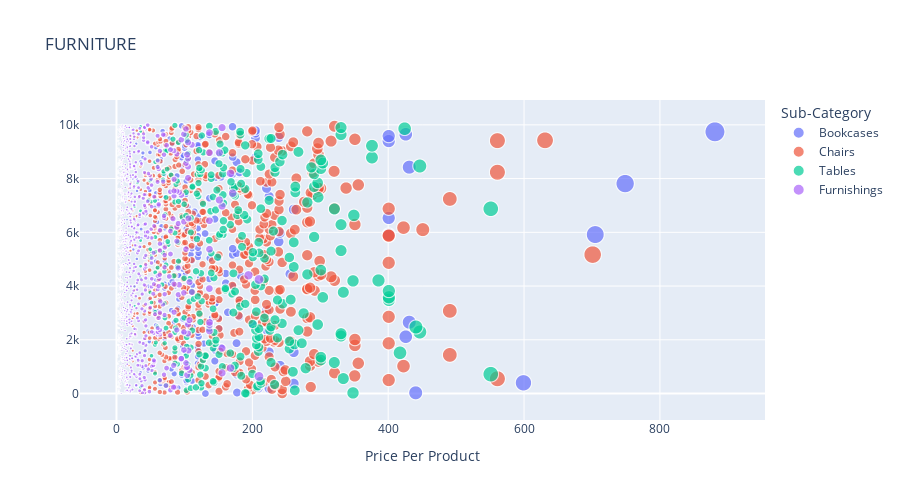
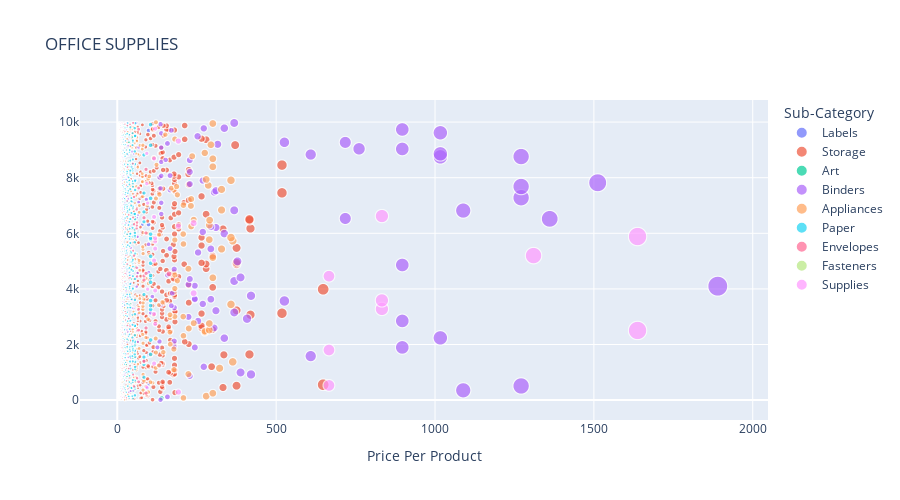
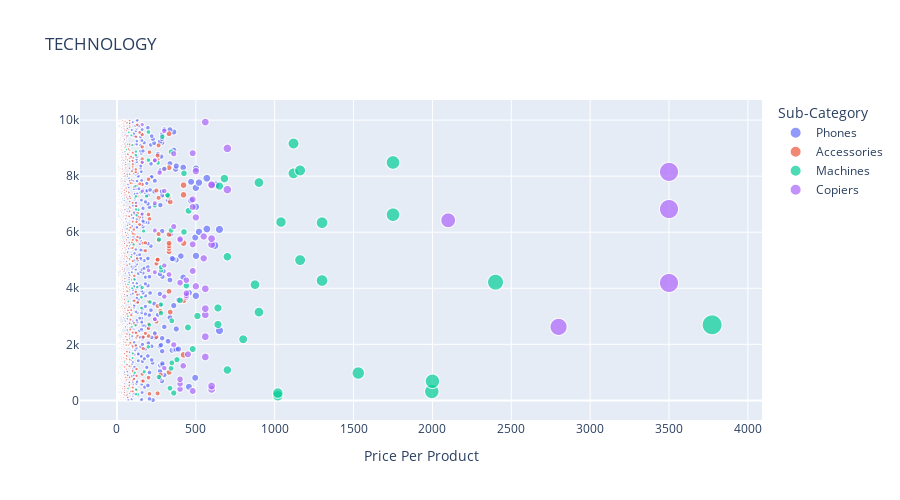

The cell these charts' notebook holds for them, in order:
### Markdown cell above
Now, let's observe the prices of products across each product category and try to see how the prices are spread across each product category.

### Code cell
df['price_per_product'] = df.Sales / df.Quantity
df['profit_per_product'] = df.Profit / df.Quantity 

data = df.groupby(['Category'])

for cat, df in data:
    sizes = np.absolute(df.price_per_product)
    fig = px.scatter(df, x = 'price_per_product', title = cat.upper(), 
                    color = 'Sub-Category',
                    size = sizes, hover_data=['Sub-Category'])
    fig.update_layout(
        height = 500,
        xaxis = dict(title='Price Per Product'),
        yaxis = dict(title=''),
    )
    fig.show()

### Figure 1 — Plotly figure (JSON) as saved in the notebook; plotly's stock layout.template omitted (floating-point values rounded to 4 significant figures; data arrays with more than 128 entries replaced by an {"elided": "..."} marker saying what was removed)
{"data": [{"customdata": {"elided": "228x1 str values"}, "hovertemplate": "Sub-Category=%{customdata[0]}<br>price_per_product=%{x}<br>index=%{y}<br>size=%{marker.size}<extra></extra>", "legendgroup": "Bookcases", "marker": {"color": "#636efa", "size": {"elided": "228 float values"}, "sizemode": "area", "sizeref": 2.202, "symbol": "circle"}, "mode": "markers", "name": "Bookcases", "showlegend": true, "type": "scattergl", "x": {"elided": "228 float values"}, "xaxis": "x", "y": {"elided": "228 int values"}, "yaxis": "y"}, {"customdata": {"elided": "617x1 str values"}, "hovertemplate": "Sub-Category=%{customdata[0]}<br>price_per_product=%{x}<br>index=%{y}<br>size=%{marker.size}<extra></extra>", "legendgroup": "Chairs", "marker": {"color": "#EF553B", "size": {"elided": "617 float values"}, "sizemode": "area", "sizeref": 2.202, "symbol": "circle"}, "mode": "markers", "name": "Chairs", "showlegend": true, "type": "scattergl", "x": {"elided": "617 float values"}, "xaxis": "x", "y": {"elided": "617 int values"}, "yaxis": "y"}, {"customdata": {"elided": "319x1 str values"}, "hovertemplate": "Sub-Category=%{customdata[0]}<br>price_per_product=%{x}<br>index=%{y}<br>size=%{marker.size}<extra></extra>", "legendgroup": "Tables", "marker": {"color": "#00cc96", "size": {"elided": "319 float values"}, "sizemode": "area", "sizeref": 2.202, "symbol": "circle"}, "mode": "markers", "name": "Tables", "showlegend": true, "type": "scattergl", "x": {"elided": "319 float values"}, "xaxis": "x", "y": {"elided": "319 int values"}, "yaxis": "y"}, {"customdata": {"elided": "957x1 str values"}, "hovertemplate": "Sub-Category=%{customdata[0]}<br>price_per_product=%{x}<br>index=%{y}<br>size=%{marker.size}<extra></extra>", "legendgroup": "Furnishings", "marker": {"color": "#ab63fa", "size": {"elided": "957 float values"}, "sizemode": "area", "sizeref": 2.202, "symbol": "circle"}, "mode": "markers", "name": "Furnishings", "showlegend": true, "type": "scattergl", "x": {"elided": "957 float values"}, "xaxis": "x", "y": {"elided": "957 int values"}, "yaxis": "y"}], "layout": {"height": 500, "legend": {"itemsizing": "constant", "title": {"text": "Sub-Category"}, "tracegroupgap": 0}, "title": {"text": "FURNITURE"}, "xaxis": {"anchor": "y", "domain": [0, 1], "title": {"text": "Price Per Product"}}, "yaxis": {"anchor": "x", "domain": [0, 1], "title": {"text": ""}}}}

### Figure 2 — Plotly figure (JSON) as saved in the notebook; plotly's stock layout.template omitted (floating-point values rounded to 4 significant figures; data arrays with more than 128 entries replaced by an {"elided": "..."} marker saying what was removed)
{"data": [{"customdata": {"elided": "364x1 str values"}, "hovertemplate": "Sub-Category=%{customdata[0]}<br>price_per_product=%{x}<br>index=%{y}<br>size=%{marker.size}<extra></extra>", "legendgroup": "Labels", "marker": {"color": "#636efa", "size": {"elided": "364 float values"}, "sizemode": "area", "sizeref": 4.725, "symbol": "circle"}, "mode": "markers", "name": "Labels", "showlegend": true, "type": "scattergl", "x": {"elided": "364 float values"}, "xaxis": "x", "y": {"elided": "364 int values"}, "yaxis": "y"}, {"customdata": {"elided": "846x1 str values"}, "hovertemplate": "Sub-Category=%{customdata[0]}<br>price_per_product=%{x}<br>index=%{y}<br>size=%{marker.size}<extra></extra>", "legendgroup": "Storage", "marker": {"color": "#EF553B", "size": {"elided": "846 float values"}, "sizemode": "area", "sizeref": 4.725, "symbol": "circle"}, "mode": "markers", "name": "Storage", "showlegend": true, "type": "scattergl", "x": {"elided": "846 float values"}, "xaxis": "x", "y": {"elided": "846 int values"}, "yaxis": "y"}, {"customdata": {"elided": "796x1 str values"}, "hovertemplate": "Sub-Category=%{customdata[0]}<br>price_per_product=%{x}<br>index=%{y}<br>size=%{marker.size}<extra></extra>", "legendgroup": "Art", "marker": {"color": "#00cc96", "size": {"elided": "796 float values"}, "sizemode": "area", "sizeref": 4.725, "symbol": "circle"}, "mode": "markers", "name": "Art", "showlegend": true, "type": "scattergl", "x": {"elided": "796 float values"}, "xaxis": "x", "y": {"elided": "796 int values"}, "yaxis": "y"}, {"customdata": {"elided": "1523x1 str values"}, "hovertemplate": "Sub-Category=%{customdata[0]}<br>price_per_product=%{x}<br>index=%{y}<br>size=%{marker.size}<extra></extra>", "legendgroup": "Binders", "marker": {"color": "#ab63fa", "size": {"elided": "1523 float values"}, "sizemode": "area", "sizeref": 4.725, "symbol": "circle"}, "mode": "markers", "name": "Binders", "showlegend": true, "type": "scattergl", "x": {"elided": "1523 float values"}, "xaxis": "x", "y": {"elided": "1523 int values"}, "yaxis": "y"}, {"customdata": {"elided": "466x1 str values"}, "hovertemplate": "Sub-Category=%{customdata[0]}<br>price_per_product=%{x}<br>index=%{y}<br>size=%{marker.size}<extra></extra>", "legendgroup": "Appliances", "marker": {"color": "#FFA15A", "size": {"elided": "466 float values"}, "sizemode": "area", "sizeref": 4.725, "symbol": "circle"}, "mode": "markers", "name": "Appliances", "showlegend": true, "type": "scattergl", "x": {"elided": "466 float values"}, "xaxis": "x", "y": {"elided": "466 int values"}, "yaxis": "y"}, {"customdata": {"elided": "1370x1 str values"}, "hovertemplate": "Sub-Category=%{customdata[0]}<br>price_per_product=%{x}<br>index=%{y}<br>size=%{marker.size}<extra></extra>", "legendgroup": "Paper", "marker": {"color": "#19d3f3", "size": {"elided": "1370 float values"}, "sizemode": "area", "sizeref": 4.725, "symbol": "circle"}, "mode": "markers", "name": "Paper", "showlegend": true, "type": "scattergl", "x": {"elided": "1370 float values"}, "xaxis": "x", "y": {"elided": "1370 int values"}, "yaxis": "y"}, {"customdata": {"elided": "254x1 str values"}, "hovertemplate": "Sub-Category=%{customdata[0]}<br>price_per_product=%{x}<br>index=%{y}<br>size=%{marker.size}<extra></extra>", "legendgroup": "Envelopes", "marker": {"color": "#FF6692", "size": {"elided": "254 float values"}, "sizemode": "area", "sizeref": 4.725, "symbol": "circle"}, "mode": "markers", "name": "Envelopes", "showlegend": true, "type": "scattergl", "x": {"elided": "254 float values"}, "xaxis": "x", "y": {"elided": "254 int values"}, "yaxis": "y"}, {"customdata": {"elided": "217x1 str values"}, "hovertemplate": "Sub-Category=%{customdata[0]}<br>price_per_product=%{x}<br>index=%{y}<br>size=%{marker.size}<extra></extra>", "legendgroup": "Fasteners", "marker": {"color": "#B6E880", "size": {"elided": "217 float values"}, "sizemode": "area", "sizeref": 4.725, "symbol": "circle"}, "mode": "markers", "name": "Fasteners", "showlegend": true, "type": "scattergl", "x": {"elided": "217 float values"}, "xaxis": "x", "y": {"elided": "217 int values"}, "yaxis": "y"}, {"customdata": {"elided": "190x1 str values"}, "hovertemplate": "Sub-Category=%{customdata[0]}<br>price_per_product=%{x}<br>index=%{y}<br>size=%{marker.size}<extra></extra>", "legendgroup": "Supplies", "marker": {"color": "#FF97FF", "size": {"elided": "190 float values"}, "sizemode": "area", "sizeref": 4.725, "symbol": "circle"}, "mode": "markers", "name": "Supplies", "showlegend": true, "type": "scattergl", "x": {"elided": "190 float values"}, "xaxis": "x", "y": {"elided": "190 int values"}, "yaxis": "y"}], "layout": {"height": 500, "legend": {"itemsizing": "constant", "title": {"text": "Sub-Category"}, "tracegroupgap": 0}, "title": {"text": "OFFICE SUPPLIES"}, "xaxis": {"anchor": "y", "domain": [0, 1], "title": {"text": "Price Per Product"}}, "yaxis": {"anchor": "x", "domain": [0, 1], "title": {"text": ""}}}}

### Figure 3 — Plotly figure (JSON) as saved in the notebook; plotly's stock layout.template omitted (floating-point values rounded to 4 significant figures; data arrays with more than 128 entries replaced by an {"elided": "..."} marker saying what was removed)
{"data": [{"customdata": {"elided": "889x1 str values"}, "hovertemplate": "Sub-Category=%{customdata[0]}<br>price_per_product=%{x}<br>index=%{y}<br>size=%{marker.size}<extra></extra>", "legendgroup": "Phones", "marker": {"color": "#636efa", "size": {"elided": "889 float values"}, "sizemode": "area", "sizeref": 9.433, "symbol": "circle"}, "mode": "markers", "name": "Phones", "showlegend": true, "type": "scattergl", "x": {"elided": "889 float values"}, "xaxis": "x", "y": {"elided": "889 int values"}, "yaxis": "y"}, {"customdata": {"elided": "775x1 str values"}, "hovertemplate": "Sub-Category=%{customdata[0]}<br>price_per_product=%{x}<br>index=%{y}<br>size=%{marker.size}<extra></extra>", "legendgroup": "Accessories", "marker": {"color": "#EF553B", "size": {"elided": "775 float values"}, "sizemode": "area", "sizeref": 9.433, "symbol": "circle"}, "mode": "markers", "name": "Accessories", "showlegend": true, "type": "scattergl", "x": {"elided": "775 float values"}, "xaxis": "x", "y": {"elided": "775 int values"}, "yaxis": "y"}, {"customdata": [["Machines"], ["Machines"], ["Machines"], ["Machines"], ["Machines"], ["Machines"], ["Machines"], ["Machines"], ["Machines"], ["Machines"], ["Machines"], ["Machines"], ["Machines"], ["Machines"], ["Machines"], ["Machines"], ["Machines"], ["Machines"], ["Machines"], ["Machines"], ["Machines"], ["Machines"], ["Machines"], ["Machines"], ["Machines"], ["Machines"], ["Machines"], ["Machines"], ["Machines"], ["Machines"], ["Machines"], ["Machines"], ["Machines"], ["Machines"], ["Machines"], ["Machines"], ["Machines"], ["Machines"], ["Machines"], ["Machines"], ["Machines"], ["Machines"], ["Machines"], ["Machines"], ["Machines"], ["Machines"], ["Machines"], ["Machines"], ["Machines"], ["Machines"], ["Machines"], ["Machines"], ["Machines"], ["Machines"], ["Machines"], ["Machines"], ["Machines"], ["Machines"], ["Machines"], ["Machines"], ["Machines"], ["Machines"], ["Machines"], ["Machines"], ["Machines"], ["Machines"], ["Machines"], ["Machines"], ["Machines"], ["Machines"], ["Machines"], ["Machines"], ["Machines"], ["Machines"], ["Machines"], ["Machines"], ["Machines"], ["Machines"], ["Machines"], ["Machines"], ["Machines"], ["Machines"], ["Machines"], ["Machines"], ["Machines"], ["Machines"], ["Machines"], ["Machines"], ["Machines"], ["Machines"], ["Machines"], ["Machines"], ["Machines"], ["Machines"], ["Machines"], ["Machines"], ["Machines"], ["Machines"], ["Machines"], ["Machines"], ["Machines"], ["Machines"], ["Machines"], ["Machines"], ["Machines"], ["Machines"], ["Machines"], ["Machines"], ["Machines"], ["Machines"], ["Machines"], ["Machines"], ["Machines"], ["Machines"], ["Machines"]], "hovertemplate": "Sub-Category=%{customdata[0]}<br>price_per_product=%{x}<br>index=%{y}<br>size=%{marker.size}<extra></extra>", "legendgroup": "Machines", "marker": {"color": "#00cc96", "size": [1020.0, 132, 120.0, 1020.0, 360.0, 1996.0, 120.6, 69.99, 336.0, 2000.0, 265.5, 1530.0, 112.2, 172.5, 700.0, 343.2, 347.9, 48.0, 380, 99, 99.89, 480.0, 199.0, 800.0, 79.99, 239.6, 449.9, 93.28, 117.0, 205.3, 3773.0, 640.0, 347.9, 69.0, 510.0, 279.2, 900.0, 155.0, 640.0, 279.2, 209.4, 71.99, 399.2, 155.0, 30.0, 95.97, 160.0, 128.0, 440, 875.0, 69.99, 2400.0, 77.16, 1300.0, 112.0, 279.2, 279.2, 4.335, 1161.0, 89.99, 700.0, 13.11, 17.59, 105.0, 266.4, 10.99, 23.99, 424.8, 168.8, 343.2, 21.99, 1300.0, 1040.0, 13.11, 39.99, 124.0, 1750.0, 41.95, 454.3, 135.0, 12.59, 120.6, 240.0, 33.56, 114.0, 120.0, 186.6, 324.5, 320.0, 149.7, 5.985, 117.3, 650.0, 900.0, 680.9, 1119.0, 424.8, 1161.0, 300.3, 258.9, 1750.0, 199.8, 11.56, 120.0, 343.2, 51.0, 120, 60.0, 60, 95.97, 1119.0, 287.5, 91.47, 74.98, 199.8], "sizemode": "area", "sizeref": 9.433, "symbol": "circle"}, "mode": "markers", "name": "Machines", "showlegend": true, "type": "scattergl", "x": [1020.0, 132, 120.0, 1020.0, 360.0, 1996.0, 120.6, 69.99, 336.0, 2000.0, 265.5, 1530.0, 112.2, 172.5, 700.0, 343.2, 347.9, 48.0, 380, 99, 99.89, 480.0, 199.0, 800.0, 79.99, 239.6, 449.9, 93.28, 117.0, 205.3, 3773.0, 640.0, 347.9, 69.0, 510.0, 279.2, 900.0, 155.0, 640.0, 279.2, 209.4, 71.99, 399.2, 155.0, 30.0, 95.97, 160.0, 128.0, 440, 875.0, 69.99, 2400.0, 77.16, 1300.0, 112.0, 279.2, 279.2, 4.335, 1161.0, 89.99, 700.0, 13.11, 17.59, 105.0, 266.4, 10.99, 23.99, 424.8, 168.8, 343.2, 21.99, 1300.0, 1040.0, 13.11, 39.99, 124.0, 1750.0, 41.95, 454.3, 135.0, 12.59, 120.6, 240.0, 33.56, 114.0, 120.0, 186.6, 324.5, 320.0, 149.7, 5.985, 117.3, 650.0, 900.0, 680.9, 1119.0, 424.8, 1161.0, 300.3, 258.9, 1750.0, 199.8, 11.56, 120.0, 343.2, 51.0, 120, 60.0, 60, 95.97, 1119.0, 287.5, 91.47, 74.98, 199.8], "xaxis": "x", "y": [165, 215, 223, 262, 263, 318, 386, 427, 436, 683, 835, 977, 986, 1022, 1085, 1144, 1340, 1364, 1454, 1507, 1681, 1833, 1912, 2182, 2356, 2418, 2602, 2628, 2682, 2696, 2697, 2709, 2838, 2999, 3011, 3112, 3151, 3295, 3298, 3424, 3510, 3532, 3569, 3678, 3690, 4003, 4029, 4039, 4093, 4128, 4134, 4218, 4221, 4277, 4312, 4644, 4750, 4823, 5006, 5118, 5126, 5268, 5380, 5565, 5741, 5758, 5780, 6010, 6041, 6069, 6323, 6340, 6363, 6484, 6574, 6608, 6626, 6675, 6764, 6800, 6810, 6814, 6951, 7206, 7237, 7281, 7288, 7292, 7328, 7422, 7600, 7641, 7646, 7772, 7914, 8100, 8102, 8204, 8282, 8477, 8488, 8572, 8668, 8748, 8868, 8872, 8877, 8942, 8957, 9106, 9165, 9405, 9455, 9562, 9576], "yaxis": "y"}, {"customdata": [["Copiers"], ["Copiers"], ["Copiers"], ["Copiers"], ["Copiers"], ["Copiers"], ["Copiers"], ["Copiers"], ["Copiers"], ["Copiers"], ["Copiers"], ["Copiers"], ["Copiers"], ["Copiers"], ["Copiers"], ["Copiers"], ["Copiers"], ["Copiers"], ["Copiers"], ["Copiers"], ["Copiers"], ["Copiers"], ["Copiers"], ["Copiers"], ["Copiers"], ["Copiers"], ["Copiers"], ["Copiers"], ["Copiers"], ["Copiers"], ["Copiers"], ["Copiers"], ["Copiers"], ["Copiers"], ["Copiers"], ["Copiers"], ["Copiers"], ["Copiers"], ["Copiers"], ["Copiers"], ["Copiers"], ["Copiers"], ["Copiers"], ["Copiers"], ["Copiers"], ["Copiers"], ["Copiers"], ["Copiers"], ["Copiers"], ["Copiers"], ["Copiers"], ["Copiers"], ["Copiers"], ["Copiers"], ["Copiers"], ["Copiers"], ["Copiers"], ["Copiers"], ["Copiers"], ["Copiers"], ["Copiers"], ["Copiers"], ["Copiers"], ["Copiers"], ["Copiers"], ["Copiers"], ["Copiers"], ["Copiers"]], "hovertemplate": "Sub-Category=%{customdata[0]}<br>price_per_product=%{x}<br>index=%{y}<br>size=%{marker.size}<extra></extra>", "legendgroup": "Copiers", "marker": {"color": "#ab63fa", "size": [480.0, 600.0, 400.0, 600.0, 400.0, 400.0, 300.0, 420.0, 560.0, 450.0, 360.0, 560.0, 240.0, 2800.0, 240.0, 240.0, 560.0, 560.0, 440.0, 300.0, 440.0, 440.0, 560.0, 500.0, 3500.0, 400.0, 440.0, 330.0, 240.0, 480.0, 200.0, 300.0, 550.0, 600.0, 480.0, 400.0, 400.0, 600.0, 550.0, 240.0, 360.0, 2100.0, 500.0, 160.0, 3500.0, 480.0, 240.0, 120.0, 480.0, 160.0, 300.0, 700.0, 600.0, 600.0, 270.0, 3500.0, 500.0, 300.0, 160.0, 240.0, 240.0, 240.0, 360.0, 480.0, 700.0, 300.0, 160.0, 560.0], "sizemode": "area", "sizeref": 9.433, "symbol": "circle"}, "mode": "markers", "name": "Copiers", "showlegend": true, "type": "scattergl", "x": [480.0, 600.0, 400.0, 600.0, 400.0, 400.0, 300.0, 420.0, 560.0, 450.0, 360.0, 560.0, 240.0, 2800.0, 240.0, 240.0, 560.0, 560.0, 440.0, 300.0, 440.0, 440.0, 560.0, 500.0, 3500.0, 400.0, 440.0, 330.0, 240.0, 480.0, 200.0, 300.0, 550.0, 600.0, 480.0, 400.0, 400.0, 600.0, 550.0, 240.0, 360.0, 2100.0, 500.0, 160.0, 3500.0, 480.0, 240.0, 120.0, 480.0, 160.0, 300.0, 700.0, 600.0, 600.0, 270.0, 3500.0, 500.0, 300.0, 160.0, 240.0, 240.0, 240.0, 360.0, 480.0, 700.0, 300.0, 160.0, 560.0], "xaxis": "x", "y": [335, 392, 406, 515, 595, 753, 1150, 1233, 1549, 1644, 1986, 2273, 2386, 2623, 2897, 2899, 3055, 3273, 3691, 3704, 3749, 3824, 3983, 4072, 4190, 4200, 4286, 4491, 4572, 4619, 4639, 4812, 5068, 5562, 5568, 5710, 5756, 5772, 5850, 6062, 6200, 6425, 6527, 6649, 6826, 6901, 7036, 7042, 7173, 7460, 7472, 7520, 7666, 7697, 8123, 8153, 8178, 8253, 8493, 8539, 8552, 8570, 8799, 8820, 8990, 9617, 9839, 9929], "yaxis": "y"}], "layout": {"height": 500, "legend": {"itemsizing": "constant", "title": {"text": "Sub-Category"}, "tracegroupgap": 0}, "title": {"text": "TECHNOLOGY"}, "xaxis": {"anchor": "y", "domain": [0, 1], "title": {"text": "Price Per Product"}}, "yaxis": {"anchor": "x", "domain": [0, 1], "title": {"text": ""}}}}
